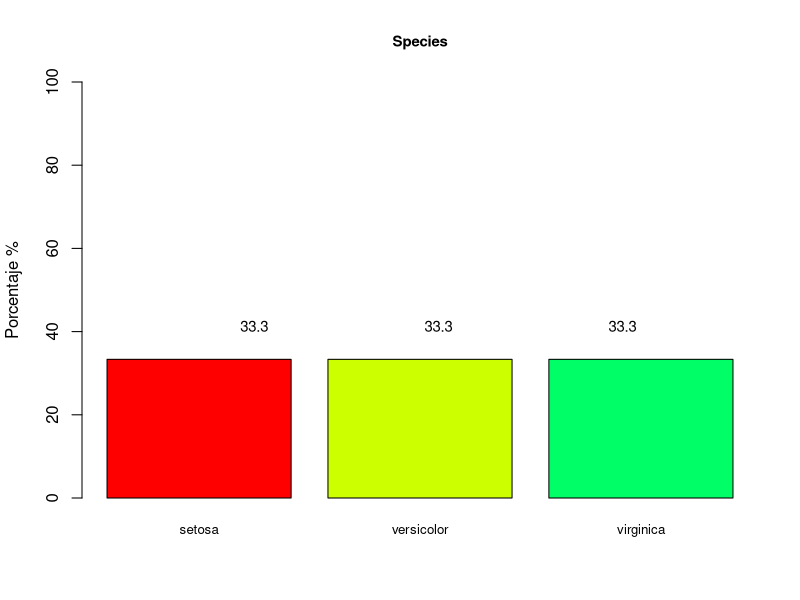

Reproduce this figure in R. (Note: this script raises an error after producing the figure.)

### clase7 - 22 Mayo 206
### funciones, if, for, while, apply.
### revisar Diapositivas 4 y 6.

CV= function(x){
  CV=sd(x)/mean(x)
  interpretacion = ifelse(CV<=0.2, "Los datos son homogéneos",
                          "Los datos son heterogéneos")
  ww = list(CV, interpretacion)
  return(ww)
}

data(iris)
CV(iris$Sepal.Length)

### function barplot2

barplot2<-function(px,title){
  xpx<-prop.table(table(px))*100
  xpx<-round(array(xpx),1)
  ypx<-as.character(xpx)
  xpx
  barplot2<-barplot(prop.table(table(px))*100,ylim=c(0,100),
                   main=title,sub="", xlab="",
                   ylab="Porcentaje %",
                   cex.sub=0.7,font.sub=3,
                   col=rainbow(5),
                   cex.main=0.9,cex.names=0.8)
  text(xpx+8,ypx,adj=c(0.5,0.5),cex=0.9)
}
barplot2(iris[,5],"Species")

## Ejemplo equipos de futbol.

EquipoFutbol = c(rep(Cali,2), rep(America,4),
                 rep(Millonarios,2), rep(Nacional,2),
                 rep(Otros,5))

barplot2(EquipoFutbol,"Diagrama de Barras equipos Futbol")


### ejemplos condicionales.

x <- 1.5
if(x >2 ){
  y <- 3*x; y}  else {
    y <- 0; y}


ifelse(x>2,3*x,0)  ## equivalente a lo anterior


corgraf <- function (x,y,graf) {
  if (graf==TRUE) {
    plot(x,y) } else {
      cor(x,y) 
    }
}
corgraf(runif(20),runif(20),TRUE)  ## Representa gráficamente los vectores
corgraf(runif(20),runif(20),FALSE)  ## solo se imprime el valor del coeficiente de correlación


### convertidor 

ConvertidorPD2 <- function(x,y){ ## Y== true dolares a pesos #colombianos
  if(y==TRUE) { 
    x1<- x*3682
    paste(x," Dolares son", x1," Pesos Colombianos") } else { 
      x2<- round(x/3682,4)
      paste(x," Pesos Colombianos son",x2," Dolares") }
}

#ConvertidorPD2(2000,FALSE)
ConvertidorPD2(3000,TRUE)


### ciclo for()

y <-c(3,3,3,5,5,5,8,8,8)
for(j in 1:length(y)){
  if (y[j]==5){
    y[j]="a"} else{
      y[j]="b"}
}
y 


### conjunto de datos X con 100 filas y 20 columnas


X = matrix(0, nrow=100, ncol=20)
ncol(X)

set.seed(100)  ## semilla.
for(j in 1:ncol(X)) {
  X[,j] = rnorm(100)
  promedio[j] = mean(X[,j])
  desviaciones[j] = sd(X[,j])
}

promedio
desviaciones


### histogramas y boxplots por columna

for(j in 1:ncol(X)){
  hist(X[,j], col=j,main=paste("Columna ",j))
  boxplot(X[,j], col=j, main=paste("Columna ", j))
}

### ciclo while

a <- 4
while (a < 5 ) {
  a <- a+1; print (a)
}


letras <- c("a", "b", "c", "d", "e", "f")
i <- 1
while (i <= 6) {
  print(letras[i])
  i <- i + 1
}


### Ir sumando los elementos de la primer columna de X
### hasta que la suma sea mayor de 3 y guarde la posición
### donde se cumple la condición.

suma <- 0
i <- 1

while(i <= nrow(X) && suma <= 3) {
  suma <- suma + X[i,1]
  
  if(suma > 3) {
    posicion <- i
  }
  i <- i + 1
}

suma
posicion


### ciclo repeat()

x <- 2; y<-0
repeat { 
  y <- (x^2)+1
  if(y>30) break
  print(y)
  x <- x+1 }


### funcion apply, sapply

### Ejemplo: calcular los coeficientes CV por columna de X.

apply(X, 2, CV)

### promedios por columna
apply(X,2, mean)
promedio

### desviaciones por columna
apply(X,2,sd)
desviaciones

### histogramas por columna
apply(X,2,hist)

### boxplot por columna
apply(X,2,boxplot)

### sapply y lapply

x <- list (a = rnorm(10), b = rnorm(100), c = rnorm(25)) ; x
sapply (x, mean)
lapply(x, mean)

sexo <- factor(c("mujer", "varon", "varon", "mujer", 
                 "mujer", "varon", "varon", "varon"))
altura <- c(1.60, 1.87, 1.70, 1.69, 1.58, 1.4, 1.80,1.79)
data <- data.frame(sexo,altura)
tapply(data$altura,data$sexo,mean)
